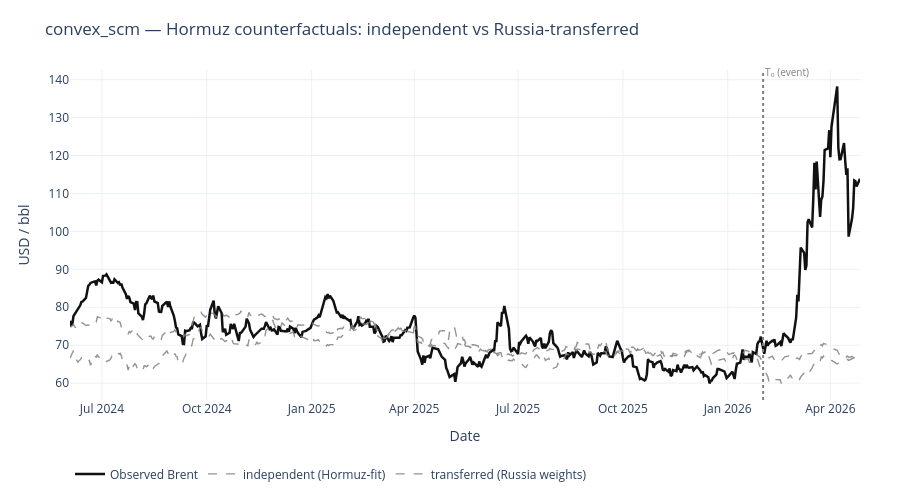
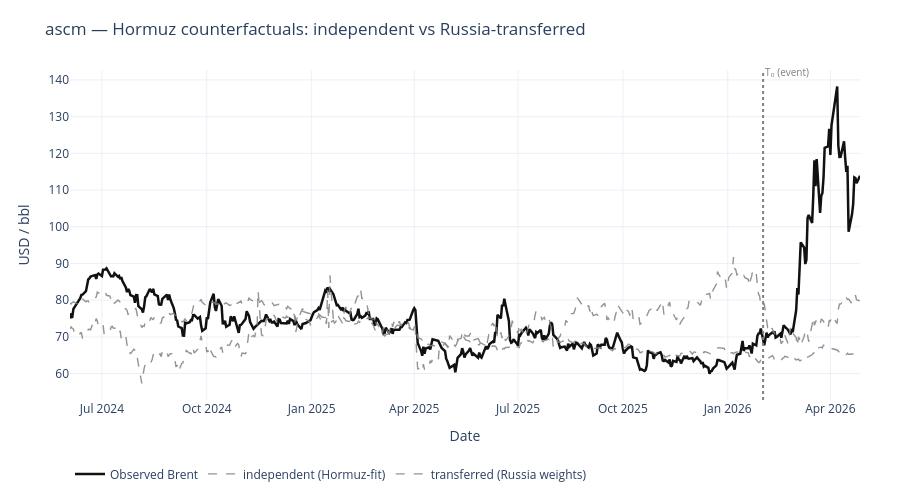
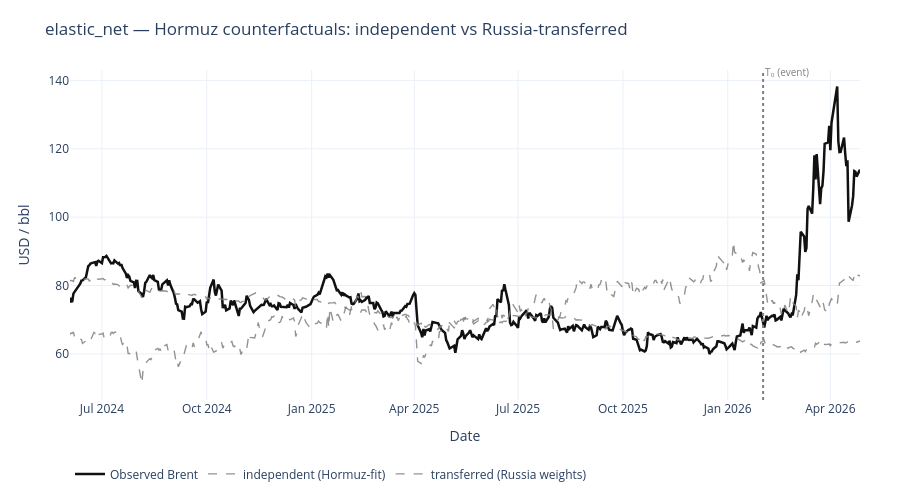
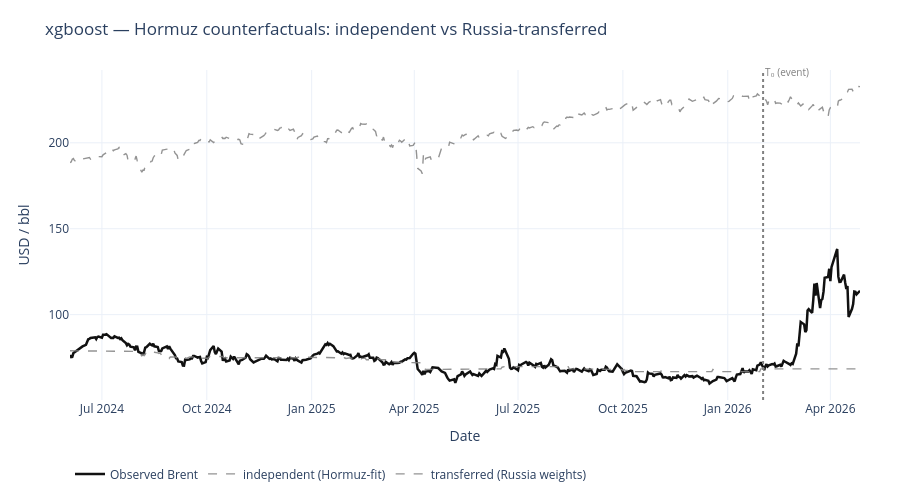

Notebook source saved alongside these figures, in order:
### Markdown cell above
## Visualize: transferred vs independent Hormuz counterfactual

Per model: solid lines are observed Brent; dashed lines are the two synthetic Brent counterfactuals (independent fit and Russia-transferred). Tight overlap = stable factor structure.

### Code cell
for model, pair in transfer_fits.items():
    fig = plot_ensemble_paths({'independent (Hormuz-fit)': pair['independent'],
                                'transferred (Russia weights)': pair['transferred']},
                              title=f'{model} — Hormuz counterfactuals: independent vs Russia-transferred')
    fig.show()

### Figure 1 — Plotly figure (JSON) as saved in the notebook; plotly's stock layout.template omitted (floating-point values rounded to 4 significant figures; data arrays with more than 128 entries replaced by an {"elided": "..."} marker saying what was removed)
{"data": [{"line": {"color": "#111111", "width": 2.5}, "mode": "lines", "name": "Observed Brent", "type": "scatter", "x": {"elided": "482 str values"}, "y": {"elided": "482 float values"}}, {"line": {"color": "grey", "dash": "dash", "width": 1.4}, "mode": "lines", "name": "independent (Hormuz-fit)", "opacity": 0.85, "type": "scatter", "x": {"elided": "482 str values"}, "y": {"elided": "482 float values"}}, {"line": {"color": "grey", "dash": "dash", "width": 1.4}, "mode": "lines", "name": "transferred (Russia weights)", "opacity": 0.85, "type": "scatter", "x": {"elided": "482 str values"}, "y": {"elided": "482 float values"}}], "layout": {"annotations": [{"font": {"color": "grey", "size": 10}, "showarrow": false, "text": "T₀ (event)", "x": "2026-02-01T00:00:00", "xanchor": "left", "y": 1.02, "yref": "paper"}], "height": 500, "hovermode": "x unified", "legend": {"orientation": "h", "x": 0, "xanchor": "left", "y": -0.18, "yanchor": "top"}, "margin": {"b": 90, "l": 70, "r": 40, "t": 70}, "shapes": [{"line": {"color": "grey", "dash": "dot"}, "type": "line", "x0": "2026-02-01T00:00:00", "x1": "2026-02-01T00:00:00", "xref": "x", "y0": 0, "y1": 1, "yref": "y domain"}], "title": {"text": "convex_scm — Hormuz counterfactuals: independent vs Russia-transferred"}, "xaxis": {"title": {"text": "Date"}}, "yaxis": {"title": {"text": "USD / bbl"}}}}

### Figure 2 — Plotly figure (JSON) as saved in the notebook; plotly's stock layout.template omitted (floating-point values rounded to 4 significant figures; data arrays with more than 128 entries replaced by an {"elided": "..."} marker saying what was removed)
{"data": [{"line": {"color": "#111111", "width": 2.5}, "mode": "lines", "name": "Observed Brent", "type": "scatter", "x": {"elided": "482 str values"}, "y": {"elided": "482 float values"}}, {"line": {"color": "grey", "dash": "dash", "width": 1.4}, "mode": "lines", "name": "independent (Hormuz-fit)", "opacity": 0.85, "type": "scatter", "x": {"elided": "482 str values"}, "y": {"elided": "482 float values"}}, {"line": {"color": "grey", "dash": "dash", "width": 1.4}, "mode": "lines", "name": "transferred (Russia weights)", "opacity": 0.85, "type": "scatter", "x": {"elided": "482 str values"}, "y": {"elided": "482 float values"}}], "layout": {"annotations": [{"font": {"color": "grey", "size": 10}, "showarrow": false, "text": "T₀ (event)", "x": "2026-02-01T00:00:00", "xanchor": "left", "y": 1.02, "yref": "paper"}], "height": 500, "hovermode": "x unified", "legend": {"orientation": "h", "x": 0, "xanchor": "left", "y": -0.18, "yanchor": "top"}, "margin": {"b": 90, "l": 70, "r": 40, "t": 70}, "shapes": [{"line": {"color": "grey", "dash": "dot"}, "type": "line", "x0": "2026-02-01T00:00:00", "x1": "2026-02-01T00:00:00", "xref": "x", "y0": 0, "y1": 1, "yref": "y domain"}], "title": {"text": "ascm — Hormuz counterfactuals: independent vs Russia-transferred"}, "xaxis": {"title": {"text": "Date"}}, "yaxis": {"title": {"text": "USD / bbl"}}}}

### Figure 3 — Plotly figure (JSON) as saved in the notebook; plotly's stock layout.template omitted (floating-point values rounded to 4 significant figures; data arrays with more than 128 entries replaced by an {"elided": "..."} marker saying what was removed)
{"data": [{"line": {"color": "#111111", "width": 2.5}, "mode": "lines", "name": "Observed Brent", "type": "scatter", "x": {"elided": "482 str values"}, "y": {"elided": "482 float values"}}, {"line": {"color": "grey", "dash": "dash", "width": 1.4}, "mode": "lines", "name": "independent (Hormuz-fit)", "opacity": 0.85, "type": "scatter", "x": {"elided": "482 str values"}, "y": {"elided": "482 float values"}}, {"line": {"color": "grey", "dash": "dash", "width": 1.4}, "mode": "lines", "name": "transferred (Russia weights)", "opacity": 0.85, "type": "scatter", "x": {"elided": "482 str values"}, "y": {"elided": "482 float values"}}], "layout": {"annotations": [{"font": {"color": "grey", "size": 10}, "showarrow": false, "text": "T₀ (event)", "x": "2026-02-01T00:00:00", "xanchor": "left", "y": 1.02, "yref": "paper"}], "height": 500, "hovermode": "x unified", "legend": {"orientation": "h", "x": 0, "xanchor": "left", "y": -0.18, "yanchor": "top"}, "margin": {"b": 90, "l": 70, "r": 40, "t": 70}, "shapes": [{"line": {"color": "grey", "dash": "dot"}, "type": "line", "x0": "2026-02-01T00:00:00", "x1": "2026-02-01T00:00:00", "xref": "x", "y0": 0, "y1": 1, "yref": "y domain"}], "title": {"text": "elastic_net — Hormuz counterfactuals: independent vs Russia-transferred"}, "xaxis": {"title": {"text": "Date"}}, "yaxis": {"title": {"text": "USD / bbl"}}}}

### Figure 4 — Plotly figure (JSON) as saved in the notebook; plotly's stock layout.template omitted (floating-point values rounded to 4 significant figures; data arrays with more than 128 entries replaced by an {"elided": "..."} marker saying what was removed)
{"data": [{"line": {"color": "#111111", "width": 2.5}, "mode": "lines", "name": "Observed Brent", "type": "scatter", "x": {"elided": "482 str values"}, "y": {"elided": "482 float values"}}, {"line": {"color": "grey", "dash": "dash", "width": 1.4}, "mode": "lines", "name": "independent (Hormuz-fit)", "opacity": 0.85, "type": "scatter", "x": {"elided": "482 str values"}, "y": {"elided": "482 float values"}}, {"line": {"color": "grey", "dash": "dash", "width": 1.4}, "mode": "lines", "name": "transferred (Russia weights)", "opacity": 0.85, "type": "scatter", "x": {"elided": "482 str values"}, "y": {"elided": "482 float values"}}], "layout": {"annotations": [{"font": {"color": "grey", "size": 10}, "showarrow": false, "text": "T₀ (event)", "x": "2026-02-01T00:00:00", "xanchor": "left", "y": 1.02, "yref": "paper"}], "height": 500, "hovermode": "x unified", "legend": {"orientation": "h", "x": 0, "xanchor": "left", "y": -0.18, "yanchor": "top"}, "margin": {"b": 90, "l": 70, "r": 40, "t": 70}, "shapes": [{"line": {"color": "grey", "dash": "dot"}, "type": "line", "x0": "2026-02-01T00:00:00", "x1": "2026-02-01T00:00:00", "xref": "x", "y0": 0, "y1": 1, "yref": "y domain"}], "title": {"text": "xgboost — Hormuz counterfactuals: independent vs Russia-transferred"}, "xaxis": {"title": {"text": "Date"}}, "yaxis": {"title": {"text": "USD / bbl"}}}}
